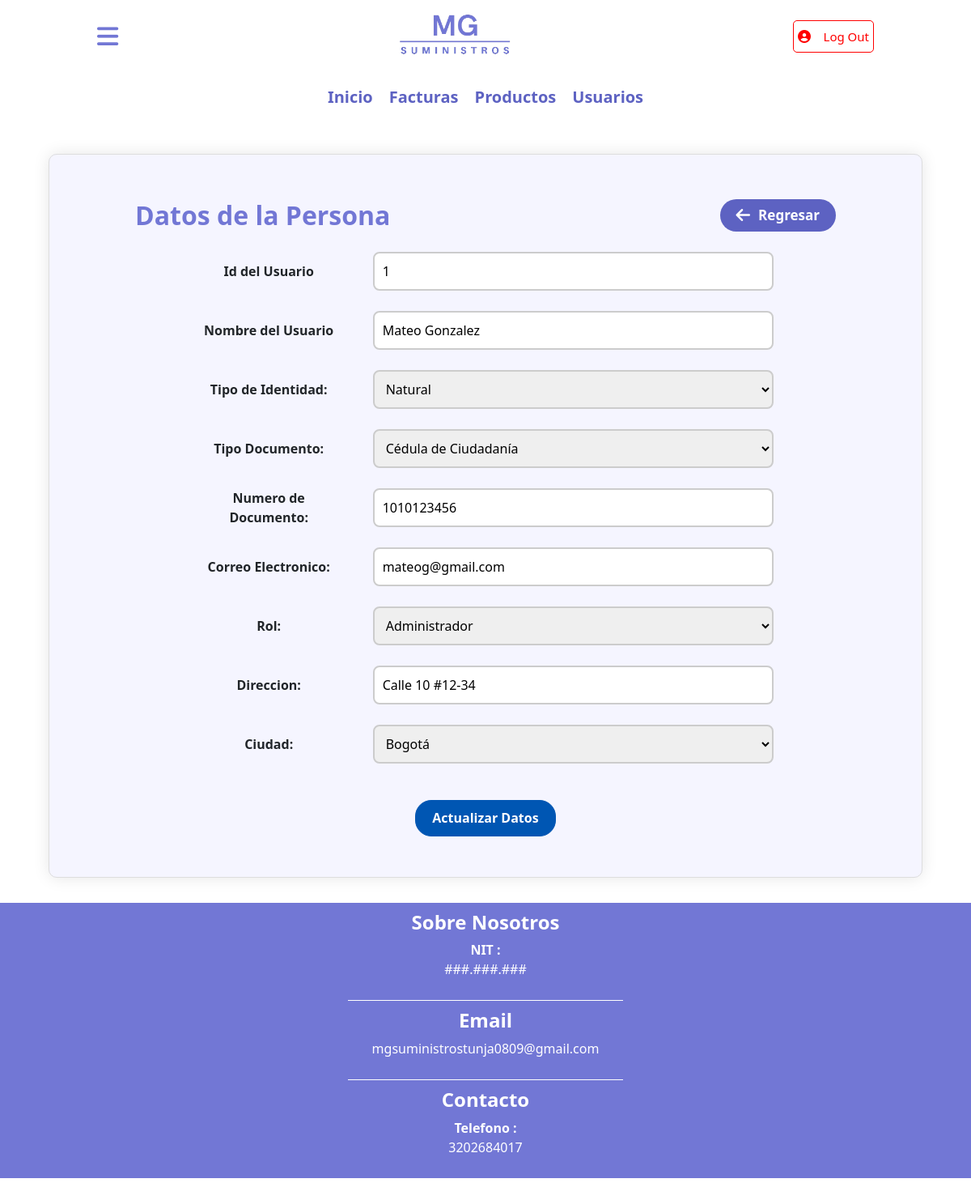
The app's page /persona/update.php?ACTUALIZAR=1 (signed in) with its own data.
### tables this page shows
CREATE TABLE `persona` (
  `id_persona` int(11) NOT NULL,
  `nombre` varchar(40) NOT NULL,
  `id_tipo_identidad` int(11) DEFAULT NULL,
  `id_tipo_documento` int(11) NOT NULL,
  `numero_documento` varchar(40) DEFAULT NULL,
  `correo_electronico` varchar(50) DEFAULT NULL,
  `contrasena` varchar(40) DEFAULT NULL,
  `id_rol` int(11) DEFAULT NULL,
  `direccion` varchar(40) DEFAULT NULL,
  `ciudad` int(11) DEFAULT NULL
);

CREATE TABLE `tipo_identidad` (
  `id_tipo_identidad` int(11) NOT NULL,
  `tipo_identidad` varchar(40) NOT NULL
);

CREATE TABLE `tipo_documento` (
  `id_tipo_documento` int(11) NOT NULL,
  `tipo_documento` varchar(30) NOT NULL
);

CREATE TABLE `rol` (
  `id_rol` int(11) NOT NULL,
  `nombre_rol` varchar(30) NOT NULL
);

CREATE TABLE `ciudad` (
  `id_ciudad` int(11) NOT NULL,
  `nombre` varchar(30) NOT NULL,
  `id_departamento` int(11) NOT NULL
);

### persona/update.php (the view, shortened to what this page needs)
<!DOCTYPE html>
<html lang="en">
<head>
    <link href="https://cdn.jsdelivr.net/npm/bootstrap@5.3.3/dist/css/bootstrap.min.css"
          rel="stylesheet"
>
    <link rel="stylesheet" href="../CSS/styles.css">
</head>
<body>
    <?php require_once('../config/database.php');?>
    <?php include('../temp/header.php') ?>
    <?php include('../temp/contenido.php')?>
    <?php
      if (isset($_GET['ACTUALIZAR'])) {
          $editar_id = $_GET['ACTUALIZAR'];
          $consulta = "
          SELECT persona.id_persona,
                persona.nombre,
                tipo_identidad.tipo_identidad AS tipo_identidad,
                tipo_documento.tipo_documento AS tipo_documento,
                persona.numero_documento,
                persona.correo_electronico,
                rol.nombre_rol AS rol,
                persona.direccion,
                ciudad.nombre AS ciudad
                FROM persona
                INNER JOIN tipo_identidad ON persona.id_tipo_identidad = tipo_identidad.id_tipo_identidad
                INNER JOIN tipo_documento ON persona.id_tipo_documento = tipo_documento.id_tipo_documento
                INNER JOIN rol ON persona.id_rol = rol.id_rol
                INNER JOIN ciudad ON persona.ciudad = ciudad.id_ciudad
            WHERE id_persona = '$editar_id'";
            $ejecutar = mysqli_query($conexion, $consulta) or die(mysqli_error($conexion));
            $fila = mysqli_fetch_assoc($ejecutar);
            $id_persona = $fila['id_persona'];
            $nom = $fila['nombre'];
            $tipo_identidad = $fila['tipo_identidad'];
            $tipo_documento = $fila['tipo_documento'];
            $numero_documento = $fila['numero_documento'];
            $correo = $fila['correo_electronico'];
            $rol = $fila['rol'];
            $direccion = $fila['direccion'];
            $ciudad = $fila['ciudad'];
      }
    ?>
    <form name="update" method="POST" action="">
      <fieldset>
        <legend id="titulo-form">
            <h2>Datos de la Persona</h2>
            <a href="select.php" id="btn-insertar">
                <i class="fa-solid fa-arrow-left"></i>
                <p>Regresar</p>
            </a>
        </legend>
        <div class="inputs-formularios">
            <label for="txt_nombre">Id del Usuario</label>
            <input type="text" name="txt_id_persona" value="<?php echo $id_persona; ?>" required>
        </div>
        <div class="inputs-formularios">
            <label for="txt_nombre">Nombre del Usuario</label>
            <input type="text" name="txt_nombre" value="<?php echo $nom; ?>" required>
        </div>
        <div class="inputs-formularios">
                    <label>Tipo de Identidad:</label>
                    <select class="select-formularios" name="txt_tipo_identidad" required>
                        <option><?php echo $tipo_identidad; ?></option>
                    </select>
        </div>
        <div class="inputs-formularios">
                    <label>Tipo Documento:</label>
                    <select class="select-formularios" name="txt_tipo_documento" required>
                        <option><?php echo $tipo_documento; ?></option>
                    </select>
        </div>
        <div class="inputs-formularios">
            <label for="txt_nombre">Numero de Documento:</label>
            <input type="text" name="txt_numero_documento" value="<?php echo $numero_documento; ?>" required>
        </div>
        <div class="inputs-formularios">
            <label for="txt_nombre">Correo Electronico:</label>
            <input type="text" name="txt_correo" value="<?php echo $correo; ?>" required>
        </div>
        <div class="inputs-formularios">
                    <label>Rol:</label>
                    <select class="select-formularios" name="txt_rol" required>
                        <option><?php echo $rol; ?></option>
                    </select>
        </div>
        <div class="inputs-formularios">
            <label for="txt_nombre">Direccion:</label>
            <input type="text" name="txt_direccion" value="<?php echo $direccion; ?>" required>
        </div>
        <div class="inputs-formularios">
                    <label>Ciudad:</label>
                    <select class="select-formularios" name="txt_ciudad" required>
                        <option><?php echo $ciudad; ?></option>
                    </select>
        </div>
        <div class="input-guardar-fomrularios">
            <input type="submit" name="actualizar" value="Actualizar Datos">
        </div>
      </fieldset>
    </form>
    <?php include('../temp/footer.php');?>
</body>
</html>

### CSS/styles.css (style rules this page uses)
body { margin: 0; font-family:'Segoe UI', Tahoma, Geneva, Verdana, sans-serif; font-weight: 400px; }
#contenido form { text-align: center; align-items: center; background-color: #F5F5FF ; border-radius:10px ; box-shadow: 0 0 20px rgba(0, 0, 0,0.1); width: 90%; margin: auto; }
fieldset { border: 1px solid #ddd; border-radius: 10px; padding: 30px; overflow-x: auto; -webkit-overflow-scrolling: touch; }
#titulo-form { font-weight: bold; display: flex; justify-content: center; align-items: center; gap: 40%; width: 100%; margin: 25px auto; }
#titulo-form h2 { color: #7277D5; font-weight: bold; text-align: left; margin-bottom: 20px; line-height: 1; margin: 0; }
#btn-insertar { background-color: #5D62C2; color: white; font-weight: bold; display: flex; justify-content: center; align-items: center; gap: 10px; text-decoration: none; border: none; border-radius: 20px; padding: 8px 20px; height: 40px; width: auto; cursor: pointer; transition: all 0.2s ease; margin: 0; }
#btn-insertar p { margin: 0; font-size: 17px; }
#btn-insertar i { font-size: 20px; }
.inputs-formularios { width: 70%; display: flex; justify-content: center; gap: 40px; margin: 25px auto; align-items: center; font-weight: bold; }
.inputs-formularios label { width: 25%; }
.inputs-formularios input[type="text"] { border: 2px solid #ccc; width: 70%; padding: 10px; border-radius: 8px; font: inherit; transition: all 0.3s ease; caret-color: #7277D5; font-weight: lighter; }
.select-formularios { border: 2px solid #ccc; width: 70%; padding: 10px; border-radius: 8px; font: inherit; transition: all 0.3s ease; font-weight: lighter; cursor: pointer; }
.input-guardar-fomrularios input { background-color: #0056b3; color: white; border-radius: 20px; border: 1px solid #0056b3; padding: 5px 20px; width: auto; height: 45px; margin: 20px; transition: all 0.2s ease-in-out; font-weight: bold; }

### records on screen
persona: txt_id_persona "1", txt_nombre "Mateo Gonzalez", txt_tipo_identidad "Natural", txt_tipo_documento "Cédula de Ciudadanía", txt_numero_documento "1010123456", txt_correo "mateog@gmail.com", txt_rol "Administrador", txt_direccion "Calle 10 #12-34", txt_ciudad "Bogotá"
